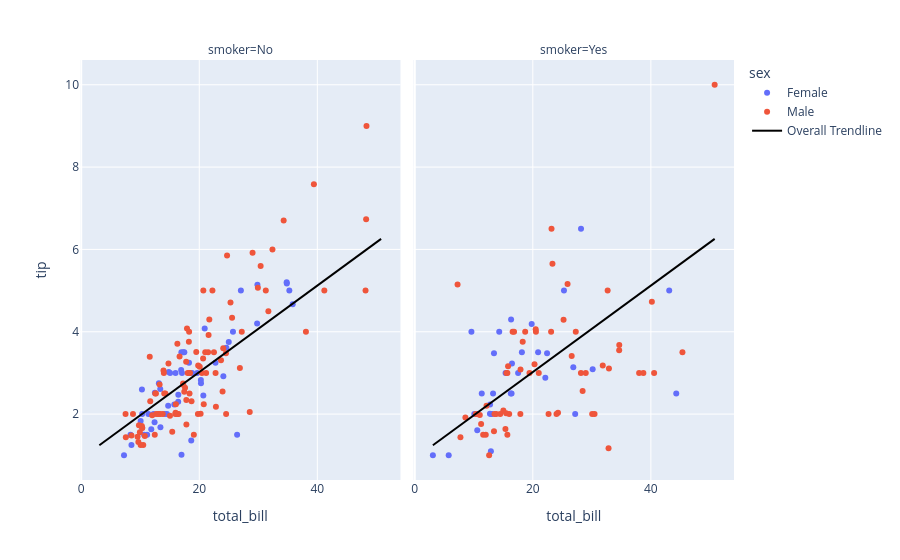

Notebook source saved alongside this figure:
### Code cell
import plotly.express as px

df = px.data.tips()
fig = px.scatter(
    df,
    x="total_bill",
    y="tip",
    facet_col="smoker",
    color="sex",
    trendline="ols",
    trendline_scope="overall",
    trendline_color_override="black",
)
fig.show()

### Figure 1 — Plotly figure (JSON) as saved in the notebook; plotly's stock layout.template omitted (floating-point values rounded to 4 significant figures; data arrays with more than 128 entries replaced by an {"elided": "..."} marker saying what was removed)
{"data": [{"hovertemplate": "sex=Female<br>smoker=No<br>total_bill=%{x}<br>tip=%{y}<extra></extra>", "legendgroup": "Female", "marker": {"color": "#636efa", "symbol": "circle"}, "mode": "markers", "name": "Female", "orientation": "v", "showlegend": true, "type": "scatter", "x": [16.99, 24.59, 35.26, 14.83, 10.33, 16.97, 20.29, 15.77, 19.65, 15.06, 20.69, 16.93, 10.29, 34.81, 26.41, 16.45, 17.07, 14.73, 10.07, 34.83, 22.75, 20.92, 7.25, 25.71, 17.31, 10.65, 12.43, 24.08, 13.42, 12.48, 29.8, 14.52, 11.38, 20.27, 11.17, 12.26, 18.26, 8.51, 10.33, 14.15, 13.16, 17.47, 27.05, 16.43, 8.35, 18.64, 11.87, 29.85, 25.0, 13.39, 16.21, 15.98, 35.83, 18.78], "xaxis": "x", "y": [1.01, 3.61, 5.0, 3.02, 1.67, 3.5, 2.75, 2.23, 3.0, 3.0, 2.45, 3.07, 2.6, 5.2, 1.5, 2.47, 3.0, 2.2, 1.83, 5.17, 3.25, 4.08, 1.0, 4.0, 3.5, 1.5, 1.8, 2.92, 1.68, 2.52, 4.2, 2.0, 2.0, 2.83, 1.5, 2.0, 3.25, 1.25, 2.0, 2.0, 2.75, 3.5, 5.0, 2.3, 1.5, 1.36, 1.63, 5.14, 3.75, 2.61, 2.0, 3.0, 4.67, 3.0], "yaxis": "y"}, {"hovertemplate": "sex=Female<br>smoker=Yes<br>total_bill=%{x}<br>tip=%{y}<extra></extra>", "legendgroup": "Female", "marker": {"color": "#636efa", "symbol": "circle"}, "mode": "markers", "name": "Female", "orientation": "v", "showlegend": false, "type": "scatter", "x": [3.07, 26.86, 25.28, 5.75, 16.32, 11.35, 15.38, 44.3, 22.42, 14.31, 17.51, 10.59, 10.63, 9.6, 20.9, 18.15, 19.81, 43.11, 13.0, 12.74, 13.0, 16.4, 16.47, 12.76, 13.27, 28.17, 12.9, 30.14, 13.42, 16.27, 10.09, 22.12, 27.18], "xaxis": "x2", "y": [1.0, 3.14, 5.0, 1.0, 4.3, 2.5, 3.0, 2.5, 3.48, 4.0, 3.0, 1.61, 2.0, 4.0, 3.5, 3.5, 4.19, 5.0, 2.0, 2.01, 2.0, 2.5, 3.23, 2.23, 2.5, 6.5, 1.1, 3.09, 3.48, 2.5, 2.0, 2.88, 2.0], "yaxis": "y2"}, {"hovertemplate": "sex=Male<br>smoker=No<br>total_bill=%{x}<br>tip=%{y}<extra></extra>", "legendgroup": "Male", "marker": {"color": "#EF553B", "symbol": "circle"}, "mode": "markers", "name": "Male", "orientation": "v", "showlegend": true, "type": "scatter", "x": [10.34, 21.01, 23.68, 25.29, 8.77, 26.88, 15.04, 14.78, 10.27, 15.42, 18.43, 21.58, 16.29, 20.65, 17.92, 39.42, 19.82, 17.81, 13.37, 12.69, 21.7, 9.55, 18.35, 17.78, 24.06, 16.31, 18.69, 31.27, 16.04, 17.46, 13.94, 9.68, 30.4, 18.29, 22.23, 32.4, 28.55, 18.04, 12.54, 9.94, 25.56, 19.49, 48.27, 17.59, 20.08, 20.23, 12.02, 10.51, 27.2, 22.76, 17.29, 16.66, 15.98, 13.03, 18.28, 24.71, 21.16, 22.49, 12.46, 18.24, 14.0, 38.07, 23.95, 29.93, 11.69, 14.26, 15.95, 8.52, 22.82, 19.08, 34.3, 41.19, 9.78, 7.51, 14.07, 13.13, 17.26, 24.55, 19.77, 48.17, 16.49, 21.5, 12.66, 13.81, 24.52, 20.76, 31.71, 20.69, 7.56, 48.33, 20.45, 13.28, 11.61, 10.77, 10.07, 29.03, 17.82], "xaxis": "x", "y": [1.66, 3.5, 3.31, 4.71, 2.0, 3.12, 1.96, 3.23, 1.71, 1.57, 3.0, 3.92, 3.71, 3.35, 4.08, 7.58, 3.18, 2.34, 2.0, 2.0, 4.3, 1.45, 2.5, 3.27, 3.6, 2.0, 2.31, 5.0, 2.24, 2.54, 3.06, 1.32, 5.6, 3.0, 5.0, 6.0, 2.05, 3.0, 2.5, 1.56, 4.34, 3.51, 6.73, 2.64, 3.15, 2.01, 1.97, 1.25, 4.0, 3.0, 2.71, 3.4, 2.03, 2.0, 4.0, 5.85, 3.0, 3.5, 1.5, 3.76, 3.0, 4.0, 2.55, 5.07, 2.31, 2.5, 2.0, 1.48, 2.18, 1.5, 6.7, 5.0, 1.73, 2.0, 2.5, 2.0, 2.74, 2.0, 2.0, 5.0, 2.0, 3.5, 2.5, 2.0, 3.48, 2.24, 4.5, 5.0, 1.44, 9.0, 3.0, 2.72, 3.39, 1.47, 1.25, 5.92, 1.75], "yaxis": "y"}, {"hovertemplate": "sex=Male<br>smoker=Yes<br>total_bill=%{x}<br>tip=%{y}<extra></extra>", "legendgroup": "Male", "marker": {"color": "#EF553B", "symbol": "circle"}, "mode": "markers", "name": "Male", "orientation": "v", "showlegend": false, "type": "scatter", "x": [38.01, 11.24, 20.29, 13.81, 11.02, 18.29, 15.01, 17.92, 19.44, 32.68, 28.97, 40.17, 27.28, 12.03, 21.01, 15.36, 20.49, 25.21, 16.0, 50.81, 15.81, 7.25, 31.85, 16.82, 32.9, 17.89, 14.48, 34.63, 34.65, 23.33, 45.35, 23.17, 40.55, 30.46, 23.1, 15.69, 28.44, 15.48, 16.58, 10.34, 13.51, 18.71, 20.53, 26.59, 38.73, 24.27, 30.06, 25.89, 28.15, 11.59, 7.74, 12.16, 8.58, 13.42, 24.01, 15.69, 15.53, 12.6, 32.83, 22.67], "xaxis": "x2", "y": [3.0, 1.76, 3.21, 2.0, 1.98, 3.76, 2.09, 3.08, 3.0, 5.0, 3.0, 4.73, 4.0, 1.5, 3.0, 1.64, 4.06, 4.29, 2.0, 10.0, 3.16, 5.15, 3.18, 4.0, 3.11, 2.0, 2.0, 3.55, 3.68, 5.65, 3.5, 6.5, 3.0, 2.0, 4.0, 1.5, 2.56, 2.02, 4.0, 2.0, 2.0, 4.0, 4.0, 3.41, 3.0, 2.03, 2.0, 5.16, 3.0, 1.5, 1.44, 2.2, 1.92, 1.58, 2.0, 3.0, 3.0, 1.0, 1.17, 2.0], "yaxis": "y2"}, {"hovertemplate": "<b>OLS trendline</b><br>tip = 0.105025 * total_bill + 0.92027<br>R<sup>2</sup>=0.456617<br><br>total_bill=%{x}<br>tip=%{y} <b>(trend)</b><extra></extra>", "legendgroup": "Overall Trendline", "line": {"color": "black"}, "mode": "lines", "name": "Overall Trendline", "showlegend": false, "type": "scatter", "x": {"elided": "244 float values"}, "xaxis": "x", "y": {"elided": "244 float values"}, "yaxis": "y"}, {"hovertemplate": "<b>OLS trendline</b><br>tip = 0.105025 * total_bill + 0.92027<br>R<sup>2</sup>=0.456617<br><br>total_bill=%{x}<br>tip=%{y} <b>(trend)</b><extra></extra>", "legendgroup": "Overall Trendline", "line": {"color": "black"}, "mode": "lines", "name": "Overall Trendline", "showlegend": true, "type": "scatter", "x": {"elided": "244 float values"}, "xaxis": "x2", "y": {"elided": "244 float values"}, "yaxis": "y2"}], "layout": {"annotations": [{"font": {}, "showarrow": false, "text": "smoker=No", "x": 0.245, "xanchor": "center", "xref": "paper", "y": 1, "yanchor": "bottom", "yref": "paper"}, {"font": {}, "showarrow": false, "text": "smoker=Yes", "x": 0.755, "xanchor": "center", "xref": "paper", "y": 1, "yanchor": "bottom", "yref": "paper"}], "legend": {"title": {"text": "sex"}, "tracegroupgap": 0}, "margin": {"t": 60}, "xaxis": {"anchor": "y", "domain": [0, 0.49], "title": {"text": "total_bill"}}, "xaxis2": {"anchor": "y2", "domain": [0.51, 1], "matches": "x", "title": {"text": "total_bill"}}, "yaxis": {"anchor": "x", "domain": [0, 1], "title": {"text": "tip"}}, "yaxis2": {"anchor": "x2", "domain": [0, 1], "matches": "y", "showticklabels": false}}}
